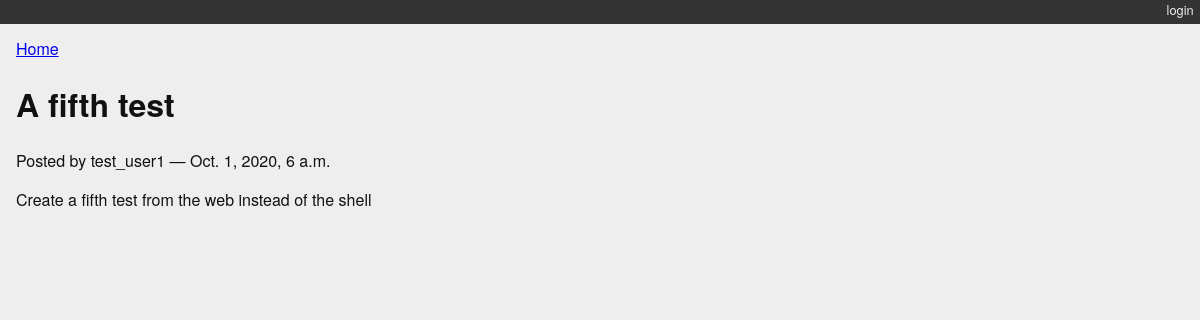
The page /posts/5/ on the database as committed earlier.
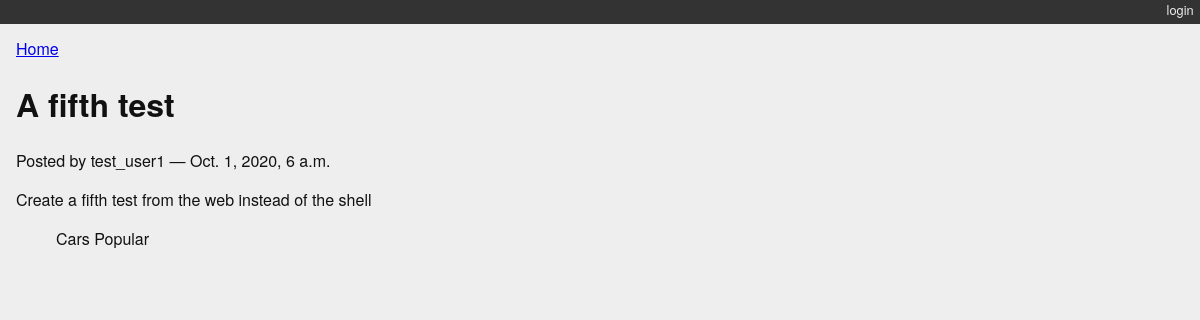
The same page on the database as committed later.
### blogging/models.py (models this page shows)
class Post(models.Model):
    title = models.CharField(max_length=128)
    text = models.TextField(blank=True)
    author = models.ForeignKey(User, on_delete=models.CASCADE)
    created_date = models.DateTimeField(auto_now_add=True)
    modified_date = models.DateTimeField(auto_now=True)
    published_date = models.DateTimeField(blank=True, null=True)
    def __str__(self):
        return self.title

class Category(models.Model):
    name = models.CharField(max_length=128)
    description = models.TextField(blank=True)
    posts = models.ManyToManyField(Post, blank=True, related_name='categories')
    def __str__(self):
        return self.name
    class Meta:
        verbose_name_plural = "Categories"

### blogging/views.py (the view)
# urls.py: path('posts/<int:post_id>/', detail_view, name="blog_detail"),
def detail_view(request, post_id):
    published = Post.objects.exclude(published_date__exact=None)
    try:
        post = published.get(pk=post_id)
    except Post.DoesNotExist:
        raise Http404
    context = {'post': post}
    return render(request, 'blogging/detail.html', context)

### blogging/templates/blogging/detail.html
{% extends "base.html" %}
{% block content %}
<a class="backlink" href="/">Home</a>
<h1>{{ post }}</h1>
<p class="byline">
  Posted by {{ post.author.username }} &mdash; {{ post.published_date }}
</p>
<div class="post-body">
  {{ post.text }}
</div>
<ul class="categories">
  {% for category in post.categories.all %}
    <li>{{ category }}</li>
  {% endfor %}
</ul>
{% endblock %}

### mysite/templates/base.html (shortened to what this page needs)
{% load staticfiles %}
<!DOCTYPE html>
<html>
  <head>
    <link type="text/css" rel="stylesheet" href="{% static 'django_blog.css' %}">
  </head>
  <body>
    <div id="header">
        <ul id="control-bar">
        {% if user.is_authenticated %}
         {% if user.is_staff %}<li><a href="{% url 'admin:index' %}">admin</a></li>{% endif %}
          <li><a href="{% url 'logout' %}">logout</a></li>
         {% else %}
          <li><a href="{% url 'login' %}">login</a></li>
        {% endif %}
        </ul>
    </div>
    <div id="container">
      <div id="content">
      {% block content %}{% endblock %}
      </div>
    </div>
  </body>
</html>

### blogging/static/django_blog.css (style rules this page uses)
body { background-color: #eee; color: #111; font-family: "HelveticaNeue-Light", "Helvetica Neue Light", "Helvetica Neue", Helvetica, Arial, "Lucida Grande", sans-serif; margin:0; padding:0; }
#container { margin:0; padding:0; margin-top: 0px; }
#header { background-color: #333; border-botton: 1px solid #111; margin:0; padding:0; }
#control-bar { margin: 0em 0em 1em; list-style: none; list-style-type: none; text-align: right; color: #eee; font-size: 80%; padding-bottom: 0.4em; }
#control-bar li { display: inline-block; }
#control-bar li a { color: #eee; padding: 0.5em; text-decoration: none; }
#content { margin: 0em 1em 1em; }
ul.categories { list-style: none; list-style-type: none; }
ul.categories li { display: inline; }

Rows that differ between the two databases and show on the page:
added Category: name "Cars"
added Category: name "Popular"
